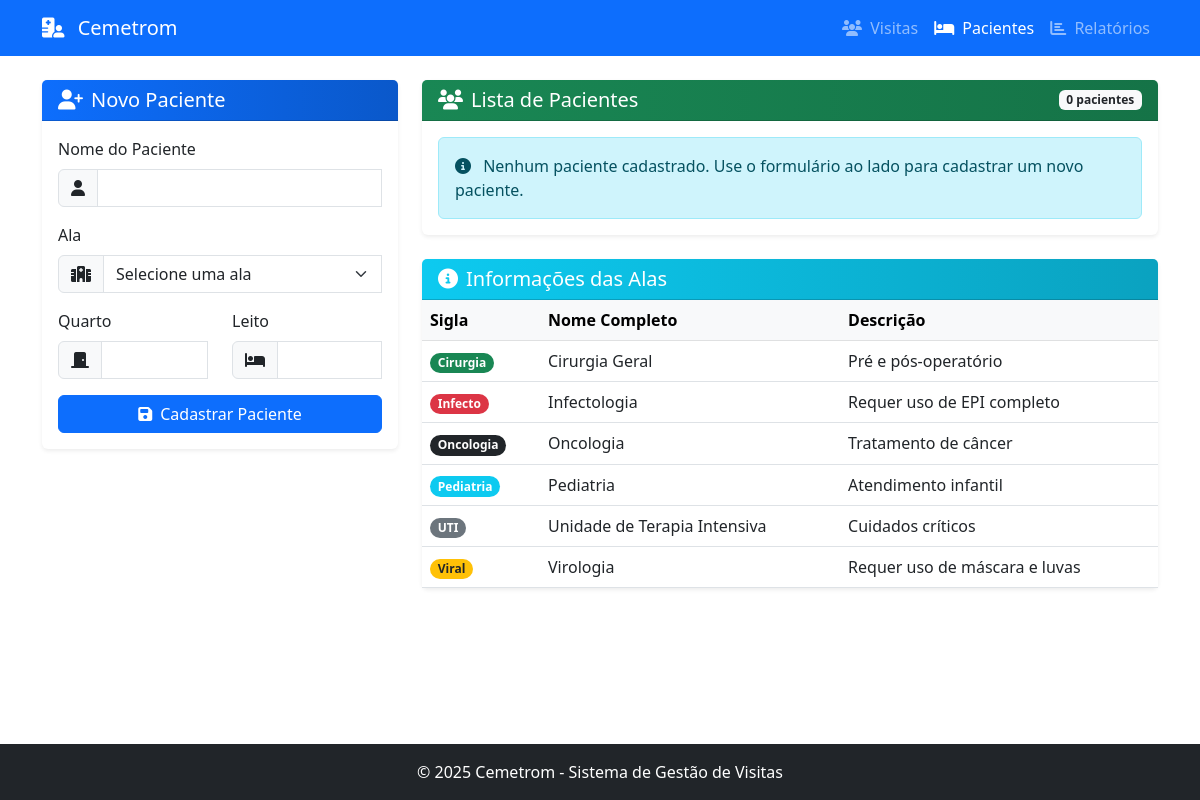
/pacientes, run on an earlier commit of the app's database.
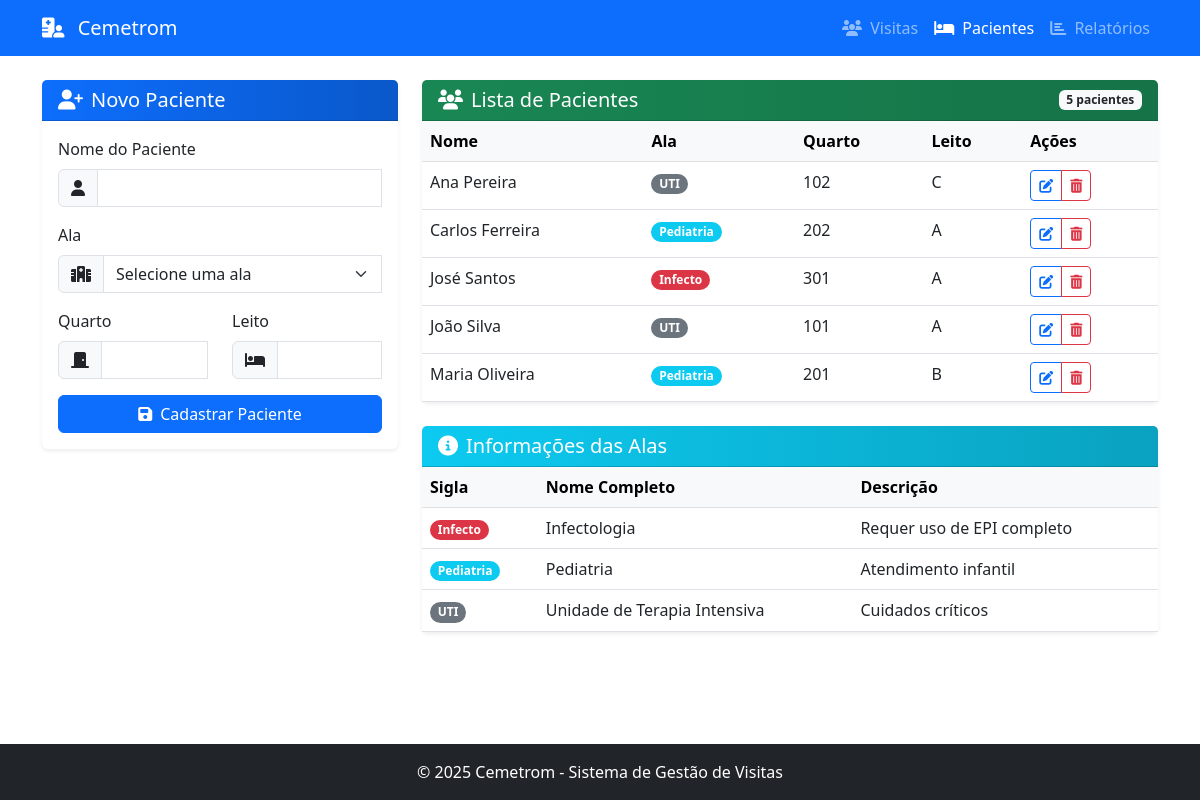
And on a later commit of the database.
### tables this page shows
CREATE TABLE alas (
            id INTEGER PRIMARY KEY AUTOINCREMENT,
            sigla TEXT UNIQUE NOT NULL,
            nome TEXT NOT NULL,
            descricao TEXT,
            created_at TIMESTAMP DEFAULT CURRENT_TIMESTAMP,
            updated_at TIMESTAMP DEFAULT CURRENT_TIMESTAMP
        );

CREATE TABLE pacientes (
            id INTEGER PRIMARY KEY AUTOINCREMENT,
            nome TEXT NOT NULL,
            ala_id TEXT NOT NULL,
            quarto TEXT NOT NULL,
            leito TEXT NOT NULL,
            ativo INTEGER DEFAULT 1,
            created_at TIMESTAMP DEFAULT CURRENT_TIMESTAMP,
            updated_at TIMESTAMP DEFAULT CURRENT_TIMESTAMP,
            FOREIGN KEY (ala_id) REFERENCES alas (sigla)
        );

### app.py (the view, shortened to what this page needs)
@app.route('/pacientes', methods=['GET', 'POST'])
def form_pacientes():
    pacientes = get_pacientes()
    alas = get_alas()
    patient_id = request.args.get('edit')
    paciente_edit = None
    if patient_id:
        paciente_edit = get_paciente_by_id(patient_id)
    return render_template('form_pacientes.html',
                          pacientes=pacientes,
                          alas=alas,
                          paciente_edit=paciente_edit)

### src/database.py (called while the page is built)
def get_db():
    if 'db' not in g:
        g.db = sqlite3.connect(
            current_app.config['DATABASE'],
            detect_types=sqlite3.PARSE_DECLTYPES
        )
        g.db.row_factory = sqlite3.Row
    return g.db

### src/pacientes.py (called while the page is built)
def get_pacientes(only_active=True):
    db = get_db()
    query = """
        SELECT p.*, a.nome as ala_nome, a.descricao as ala_descricao
        FROM pacientes p
        JOIN alas a ON p.ala_id = a.sigla
    """
    params = []
    if only_active:
        query += " WHERE p.ativo = 1"
    query += " ORDER BY p.nome"
    cursor = db.execute(query, params)
    pacientes = []
    for row in cursor.fetchall():
        pacientes.append(dict(row))
    return pacientes

def get_alas():
    db = get_db()
    cursor = db.execute(
        """
        SELECT * FROM alas
        ORDER BY nome
        """
    )
    alas = []
    for row in cursor.fetchall():
        alas.append(dict(row))
    return alas

### templates/form_pacientes.html (shortened to what this page needs)
{% extends 'base.html' %}
{% block content %}
<div class="row">
    <div class="col-md-4 mb-4">
        <div class="card border-0 shadow-sm">
            <div class="card-header bg-gradient-primary text-white">
                <h5 class="mb-0">
                    {% if paciente_edit %}
                        <i class="fas fa-user-edit me-2"></i>Editar Paciente
                    {% else %}
                        <i class="fas fa-user-plus me-2"></i>Novo Paciente
                    {% endif %}
                </h5>
            </div>
            <div class="card-body">
                <form action="{{ url_for('form_pacientes') }}" method="post" class="needs-validation" novalidate>
                    <div class="mb-3">
                        <label for="name" class="form-label">Nome do Paciente</label>
                        <div class="input-group">
                            <span class="input-group-text"><i class="fas fa-user"></i></span>
                            <input type="text" class="form-control" id="name" name="name" value="{{ paciente_edit.nome if paciente_edit else '' }}" required>
                        </div>
                    </div>
                    <div class="mb-3">
                        <label for="ward" class="form-label">Ala</label>
                        <div class="input-group">
                            <span class="input-group-text"><i class="fas fa-hospital-alt"></i></span>
                            <select class="form-select" id="ward" name="ward" required>
                                <option value="" selected disabled>Selecione uma ala</option>
                            </select>
                        </div>
                    </div>
                    <div class="row">
                        <div class="col-md-6 mb-3">
                            <label for="room" class="form-label">Quarto</label>
                            <div class="input-group">
                                <span class="input-group-text"><i class="fas fa-door-closed"></i></span>
                                <input type="text" class="form-control" id="room" name="room" value="{{ paciente_edit.quarto if paciente_edit else '' }}" required>
                            </div>
                        </div>
                        <div class="col-md-6 mb-3">
                            <label for="bed" class="form-label">Leito</label>
                            <div class="input-group">
                                <span class="input-group-text"><i class="fas fa-bed"></i></span>
                                <input type="text" class="form-control" id="bed" name="bed" value="{{ paciente_edit.leito if paciente_edit else '' }}" required>
                            </div>
                        </div>
                    </div>
                    <div class="d-grid gap-2">
                        <button type="submit" class="btn btn-primary">
                            {% if paciente_edit %}
                                <i class="fas fa-save me-2"></i>Atualizar Paciente
                            {% else %}
                                <i class="fas fa-save me-2"></i>Cadastrar Paciente
                            {% endif %}
                        </button>
                    </div>
                </form>
            </div>
        </div>
    </div>
    <div class="col-md-8">
        <div class="card border-0 shadow-sm">
            <div class="card-header bg-gradient-success text-white d-flex justify-content-between align-items-center">
                <h5 class="mb-0"><i class="fas fa-users me-2"></i>Lista de Pacientes</h5>
                <span class="badge bg-light text-dark">{{ pacientes|length }} pacientes</span>
            </div>
            <div class="card-body p-0">
                {% if pacientes %}
                    <div class="table-responsive">
                        <table class="table table-hover mb-0">
                            <thead class="table-light">
                                <tr>
                                    <th>Nome</th>
                                    <th>Ala</th>
                                    <th>Quarto</th>
                                    <th>Leito</th>
                                    <th>Ações</th>
                                </tr>
                            </thead>
                            <tbody>
                                {% for paciente in pacientes %}
                                    <tr>
                                        <td>{{ paciente.nome }}</td>
                                        <td>
                                            <span class="badge rounded-pill
                                                {% if paciente.ala_id == 'Infecto' %}bg-danger{% endif %}
                                                {% if paciente.ala_id == 'Pediatria' %}bg-info{% endif %}
                                                {% if paciente.ala_id == 'UTI' %}bg-secondary{% endif %}
                                            ">
                                                {{ paciente.ala_id }}
                                            </span>
                                        </td>
                                        <td>{{ paciente.quarto }}</td>
                                        <td>{{ paciente.leito }}</td>
                                        <td>
                                            <div class="btn-group btn-group-sm">
                                                <a href="{{ url_for('form_pacientes', edit=paciente.id) }}" class="btn btn-outline-primary">
                                                    <i class="fas fa-edit"></i>
                                                </a>
                                                <button type="button" class="btn btn-outline-danger" data-bs-toggle="modal" data-bs-target="#deleteModal{{ paciente.id }}">
                                                    <i class="fas fa-trash-alt"></i>
                                                </button>
                                            </div>
                                        </td>
                                    </tr>
                                {% endfor %}
                            </tbody>
                        </table>
                    </div>
                {% else %}
                    <div class="alert alert-info m-3">
                        <i class="fas fa-info-circle me-2"></i>
                        Nenhum paciente cadastrado. Use o formulário ao lado para cadastrar um novo paciente.
                    </div>
                {% endif %}
            </div>
        </div>
        <div class="card border-0 shadow-sm mt-4">
            <div class="card-header bg-gradient-info text-white">
                <h5 class="mb-0"><i class="fas fa-info-circle me-2"></i>Informações das Alas</h5>
            </div>
            <div class="card-body p-0">
                <div class="table-responsive">
                    <table class="table table-hover mb-0">
                        <thead class="table-light">
                            <tr>
                                <th>Sigla</th>
                                <th>Nome Completo</th>
                                <th>Descrição</th>
                            </tr>
                        </thead>
                        <tbody>
                            {% for ala in alas %}
                                <tr>
                                    <td>
                                        <span class="badge rounded-pill
                                            {% if ala.sigla == 'Infecto' %}bg-danger{% endif %}
                                            {% if ala.sigla == 'Viral' %}bg-warning text-dark{% endif %}
                                            {% if ala.sigla == 'Pediatria' %}bg-info{% endif %}
                                            {% if ala.sigla == 'Oncologia' %}bg-dark{% endif %}
                                            {% if ala.sigla == 'Cirurgia' %}bg-success{% endif %}
                                            {% if ala.sigla == 'UTI' %}bg-secondary{% endif %}
                                        ">
                                            {{ ala.sigla }}
                                        </span>
                                    </td>
                                    <td>{{ ala.nome }}</td>
                                    <td>{{ ala.descricao }}</td>
                                </tr>
                            {% endfor %}
                        </tbody>
                    </table>
                </div>
            </div>
        </div>
    </div>
</div>
{% endblock %}

### templates/base.html (shortened to what this page needs)
<!DOCTYPE html>
<html lang="pt-BR">
<head>
    <link href="https://cdn.jsdelivr.net/npm/bootstrap@5.3.0-alpha1/dist/css/bootstrap.min.css" rel="stylesheet">
    <link rel="stylesheet" href="https://cdnjs.cloudflare.com/ajax/libs/font-awesome/6.4.0/css/all.min.css">
</head>
<body>
    <nav class="navbar navbar-expand-lg navbar-dark bg-primary">
        <div class="container">
            <a class="navbar-brand" href="{{ url_for('index') }}">
                <i class="fas fa-hospital-user me-2"></i>
                Cemetrom
            </a>
            <div class="collapse navbar-collapse" id="navbarNav">
                <ul class="navbar-nav ms-auto">
                    <li class="nav-item">
                        <a class="nav-link {% if request.path == url_for('form_visitas') %}active{% endif %}" href="{{ url_for('form_visitas') }}">
                            <i class="fas fa-users me-1"></i> Visitas
                        </a>
                    </li>
                    <li class="nav-item">
                        <a class="nav-link {% if request.path == url_for('form_pacientes') %}active{% endif %}" href="{{ url_for('form_pacientes') }}">
                            <i class="fas fa-bed me-1"></i> Pacientes
                        </a>
                    </li>
                    <li class="nav-item">
                        <a class="nav-link {% if request.path == url_for('relatorio') %}active{% endif %}" href="{{ url_for('relatorio') }}">
                            <i class="fas fa-chart-bar me-1"></i> Relatórios
                        </a>
                    </li>
                </ul>
            </div>
        </div>
    </nav>
    <div class="container my-4 content">
        {% block content %}{% endblock %}
    </div>
    <footer class="bg-dark text-white py-3 mt-auto">
        <div class="container text-center">
            <p class="mb-0">&copy; 2025 Cemetrom - Sistema de Gestão de Visitas</p>
        </div>
    </footer>
</body>
</html>

### templates/base.html (style rules this page uses)
.bg-gradient-primary { background: linear-gradient(to right, #0d6efd, #0a58ca); }
.bg-gradient-success { background: linear-gradient(to right, #198754, #157347); }
.bg-gradient-info { background: linear-gradient(to right, #0dcaf0, #0aa2c0); }
body { min-height: 100vh; display: flex; flex-direction: column; }
.content { flex: 1; }

What changed in the data, as far as the page shows it:
removed alas: sigla "Cirurgia", nome "Cirurgia Geral", descricao "Pré e pós-operatório"
removed alas: sigla "Oncologia", nome "Oncologia", descricao "Tratamento de câncer"
removed alas: sigla "Viral", nome "Virologia", descricao "Requer uso de máscara e luvas"
added pacientes: nome "Ana Pereira", ala_id "UTI", quarto "102", leito "C"
added pacientes: nome "Carlos Ferreira", ala_id "Pediatria", quarto "202", leito "A"
added pacientes: nome "José Santos", ala_id "Infecto", quarto "301", leito "A"
added pacientes: nome "João Silva", ala_id "UTI", quarto "101", leito "A"
added pacientes: nome "Maria Oliveira", ala_id "Pediatria", quarto "201", leito "B"
Also different on the page:
{{ pacientes|length }}: "0" → "5"
text no longer shown: "Nenhum paciente cadastrado. Use o formulário ao lado para cadastrar um novo paciente."
text now shown: "Nome Ala Quarto Leito Ações"
